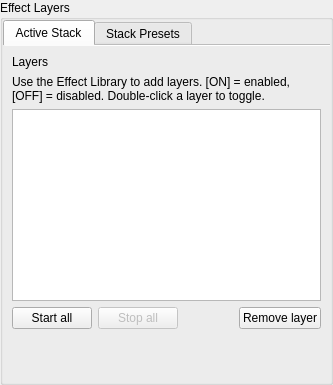
<?xml version="1.0" encoding="UTF-8"?>
<ui version="4.0">
 <class>EffectStackPanel</class>
 <widget class="QGroupBox" name="EffectStackPanel">
  <property name="title">
   <string>Effect Layers</string>
  </property>
  <property name="flat">
   <bool>true</bool>
  </property>
  <layout class="QVBoxLayout" name="verticalLayout">
   <property name="spacing">
    <number>6</number>
   </property>
   <property name="leftMargin">
    <number>0</number>
   </property>
   <property name="topMargin">
    <number>0</number>
   </property>
   <property name="rightMargin">
    <number>0</number>
   </property>
   <property name="bottomMargin">
    <number>0</number>
   </property>
   <item>
    <widget class="QTabWidget" name="stackTabs">
     <property name="tabPosition">
      <enum>QTabWidget::North</enum>
     </property>
     <property name="documentMode">
      <bool>true</bool>
     </property>
     <widget class="QWidget" name="activeStackTab">
      <attribute name="title">
       <string>Active Stack</string>
      </attribute>
      <layout class="QVBoxLayout" name="activeStackLayout">
       <item>
        <widget class="QLabel" name="layersLabel">
         <property name="text">
          <string>Layers</string>
         </property>
        </widget>
       </item>
       <item>
        <widget class="QLabel" name="layersHintLabel">
         <property name="text">
          <string>Use the Effect Library to add layers. [ON] = enabled, [OFF] = disabled. Double-click a layer to toggle.</string>
         </property>
         <property name="wordWrap">
          <bool>true</bool>
         </property>
        </widget>
       </item>
       <item>
        <widget class="QListWidget" name="stackList">
         <property name="minimumSize">
          <size>
           <width>0</width>
           <height>180</height>
          </size>
         </property>
         <property name="selectionMode">
          <enum>QAbstractItemView::SingleSelection</enum>
         </property>
        </widget>
       </item>
       <item>
        <layout class="QHBoxLayout" name="transportRow">
         <item>
          <widget class="QPushButton" name="startAllButton">
           <property name="text">
            <string>Start all</string>
           </property>
           <property name="toolTip">
            <string>Start the effect stack (all enabled layers).</string>
           </property>
          </widget>
         </item>
         <item>
          <widget class="QPushButton" name="stopAllButton">
           <property name="enabled">
            <bool>false</bool>
           </property>
           <property name="text">
            <string>Stop all</string>
           </property>
           <property name="toolTip">
            <string>Stop the effect stack.</string>
           </property>
          </widget>
         </item>
         <item>
          <spacer name="transportSpacer">
           <property name="orientation">
            <enum>Qt::Horizontal</enum>
           </property>
           <property name="sizeHint" stdset="0">
            <size>
             <width>40</width>
             <height>20</height>
            </size>
           </property>
          </spacer>
         </item>
         <item>
          <widget class="QPushButton" name="removeLayerButton">
           <property name="text">
            <string>Remove layer</string>
           </property>
           <property name="toolTip">
            <string>Remove the selected layer from the stack.</string>
           </property>
          </widget>
         </item>
        </layout>
       </item>
       <item>
        <spacer name="activeBottomSpacer">
         <property name="orientation">
          <enum>Qt::Vertical</enum>
         </property>
         <property name="sizeHint" stdset="0">
          <size>
           <width>20</width>
           <height>40</height>
          </size>
         </property>
        </spacer>
       </item>
      </layout>
     </widget>
     <widget class="QWidget" name="stackPresetsTab">
      <attribute name="title">
       <string>Stack Presets</string>
      </attribute>
      <layout class="QVBoxLayout" name="presetsLayout">
       <item>
        <widget class="QLabel" name="presetsLabel">
         <property name="text">
          <string>Saved Stack Presets</string>
         </property>
        </widget>
       </item>
       <item>
        <widget class="QListWidget" name="presetsList">
         <property name="minimumSize">
          <size>
           <width>0</width>
           <height>160</height>
          </size>
         </property>
         <property name="selectionMode">
          <enum>QAbstractItemView::SingleSelection</enum>
         </property>
        </widget>
       </item>
       <item>
        <layout class="QHBoxLayout" name="presetsButtonRow">
         <item>
          <spacer name="presetsButtonSpacer">
           <property name="orientation">
            <enum>Qt::Horizontal</enum>
           </property>
           <property name="sizeHint" stdset="0">
            <size>
             <width>40</width>
             <height>20</height>
            </size>
           </property>
          </spacer>
         </item>
         <item>
          <widget class="QPushButton" name="savePresetButton">
           <property name="text">
            <string>Save stack as...</string>
           </property>
          </widget>
         </item>
         <item>
          <widget class="QPushButton" name="loadPresetButton">
           <property name="text">
            <string>Load</string>
           </property>
          </widget>
         </item>
         <item>
          <widget class="QPushButton" name="deletePresetButton">
           <property name="text">
            <string>Delete</string>
           </property>
          </widget>
         </item>
        </layout>
       </item>
       <item>
        <spacer name="presetsBottomSpacer">
         <property name="orientation">
          <enum>Qt::Vertical</enum>
         </property>
         <property name="sizeHint" stdset="0">
          <size>
           <width>20</width>
           <height>40</height>
          </size>
         </property>
        </spacer>
       </item>
      </layout>
     </widget>
    </widget>
   </item>
  </layout>
 </widget>
 <resources/>
 <connections/>
</ui>
